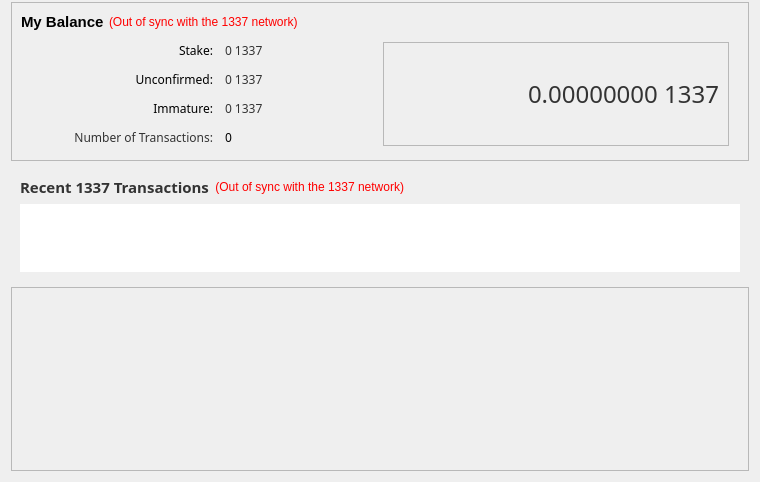
<?xml version="1.0" encoding="UTF-8"?>
<ui version="4.0">
 <class>OverviewPage</class>
 <widget class="QWidget" name="OverviewPage">
  <property name="geometry">
   <rect>
    <x>0</x>
    <y>0</y>
    <width>760</width>
    <height>397</height>
   </rect>
  </property>
  <property name="windowTitle">
   <string>Form</string>
  </property>
  <layout class="QVBoxLayout" name="verticalLayout_5" stretch="0,1,0">
   <property name="topMargin">
    <number>2</number>
   </property>
   <item>
    <widget class="QFrame" name="frameTop">
     <property name="frameShape">
      <enum>QFrame::StyledPanel</enum>
     </property>
     <property name="frameShadow">
      <enum>QFrame::Raised</enum>
     </property>
     <layout class="QVBoxLayout" name="verticalLayout_4">
      <property name="spacing">
       <number>5</number>
      </property>
      <item>
       <layout class="QHBoxLayout" name="horizontalLayout_4">
        <item>
         <widget class="QLabel" name="label_5">
          <property name="font">
           <font>
            <pointsize>11</pointsize>
            <weight>75</weight>
            <bold>true</bold>
           </font>
          </property>
          <property name="text">
           <string>My Balance</string>
          </property>
         </widget>
        </item>
        <item>
         <widget class="QLabel" name="labelWalletStatus">
          <property name="toolTip">
           <string>The displayed information may be out of date. Your wallet automatically synchronizes with the 1337 network after a connection is established, but this process has not completed yet.</string>
          </property>
          <property name="styleSheet">
           <string notr="true">QLabel { color: red; }</string>
          </property>
          <property name="text">
           <string notr="true">(Out of sync with the 1337 network)</string>
          </property>
          <property name="alignment">
           <set>Qt::AlignLeading|Qt::AlignLeft|Qt::AlignVCenter</set>
          </property>
         </widget>
        </item>
        <item>
         <spacer name="horizontalSpacer_2">
          <property name="orientation">
           <enum>Qt::Horizontal</enum>
          </property>
          <property name="sizeHint" stdset="0">
           <size>
            <width>40</width>
            <height>20</height>
           </size>
          </property>
         </spacer>
        </item>
       </layout>
      </item>
      <item>
       <layout class="QHBoxLayout" name="horizontalLayout">
        <property name="leftMargin">
         <number>10</number>
        </property>
        <property name="topMargin">
         <number>5</number>
        </property>
        <property name="rightMargin">
         <number>10</number>
        </property>
        <property name="bottomMargin">
         <number>5</number>
        </property>
        <item>
         <layout class="QFormLayout" name="formLayout_2">
          <property name="fieldGrowthPolicy">
           <enum>QFormLayout::AllNonFixedFieldsGrow</enum>
          </property>
          <property name="horizontalSpacing">
           <number>12</number>
          </property>
          <property name="verticalSpacing">
           <number>12</number>
          </property>
          <item row="0" column="0">
           <widget class="QLabel" name="label_6">
            <property name="sizePolicy">
             <sizepolicy hsizetype="MinimumExpanding" vsizetype="Preferred">
              <horstretch>0</horstretch>
              <verstretch>0</verstretch>
             </sizepolicy>
            </property>
            <property name="minimumSize">
             <size>
              <width>182</width>
              <height>0</height>
             </size>
            </property>
            <property name="baseSize">
             <size>
              <width>80</width>
              <height>0</height>
             </size>
            </property>
            <property name="font">
             <font>
              <family>Sans</family>
             </font>
            </property>
            <property name="text">
             <string>Stake:</string>
            </property>
            <property name="alignment">
             <set>Qt::AlignRight|Qt::AlignTrailing|Qt::AlignVCenter</set>
            </property>
           </widget>
          </item>
          <item row="0" column="1">
           <widget class="QLabel" name="labelStake">
            <property name="font">
             <font>
              <family>Sans</family>
             </font>
            </property>
            <property name="cursor">
             <cursorShape>IBeamCursor</cursorShape>
            </property>
            <property name="toolTip">
             <string>Total of coins that was staked, and do not yet count towards the current balance</string>
            </property>
            <property name="text">
             <string notr="true">&lt;html&gt;&lt;head/&gt;&lt;body&gt;&lt;p&gt;&lt;span style=&quot; color:#333333;&quot;&gt;0 1337&lt;/span&gt;&lt;/p&gt;&lt;/body&gt;&lt;/html&gt;</string>
            </property>
            <property name="textInteractionFlags">
             <set>Qt::LinksAccessibleByMouse|Qt::TextSelectableByKeyboard|Qt::TextSelectableByMouse</set>
            </property>
           </widget>
          </item>
          <item row="1" column="0">
           <widget class="QLabel" name="label_3">
            <property name="sizePolicy">
             <sizepolicy hsizetype="MinimumExpanding" vsizetype="Preferred">
              <horstretch>0</horstretch>
              <verstretch>0</verstretch>
             </sizepolicy>
            </property>
            <property name="minimumSize">
             <size>
              <width>182</width>
              <height>0</height>
             </size>
            </property>
            <property name="baseSize">
             <size>
              <width>80</width>
              <height>0</height>
             </size>
            </property>
            <property name="font">
             <font>
              <family>Sans</family>
             </font>
            </property>
            <property name="text">
             <string>Unconfirmed:</string>
            </property>
            <property name="alignment">
             <set>Qt::AlignRight|Qt::AlignTrailing|Qt::AlignVCenter</set>
            </property>
           </widget>
          </item>
          <item row="1" column="1">
           <widget class="QLabel" name="labelUnconfirmed">
            <property name="font">
             <font>
              <family>Sans</family>
             </font>
            </property>
            <property name="cursor">
             <cursorShape>IBeamCursor</cursorShape>
            </property>
            <property name="toolTip">
             <string>Total of transactions that have yet to be confirmed, and do not yet count towards the current balance</string>
            </property>
            <property name="text">
             <string notr="true">&lt;html&gt;&lt;head/&gt;&lt;body&gt;&lt;p&gt;&lt;span style=&quot; color:#333333;&quot;&gt;0 1337&lt;/span&gt;&lt;/p&gt;&lt;/body&gt;&lt;/html&gt;</string>
            </property>
            <property name="textInteractionFlags">
             <set>Qt::LinksAccessibleByMouse|Qt::TextSelectableByKeyboard|Qt::TextSelectableByMouse</set>
            </property>
           </widget>
          </item>
          <item row="2" column="0">
           <widget class="QLabel" name="labelImmatureText">
            <property name="sizePolicy">
             <sizepolicy hsizetype="MinimumExpanding" vsizetype="Preferred">
              <horstretch>0</horstretch>
              <verstretch>0</verstretch>
             </sizepolicy>
            </property>
            <property name="minimumSize">
             <size>
              <width>182</width>
              <height>0</height>
             </size>
            </property>
            <property name="baseSize">
             <size>
              <width>80</width>
              <height>0</height>
             </size>
            </property>
            <property name="font">
             <font>
              <family>Sans</family>
             </font>
            </property>
            <property name="layoutDirection">
             <enum>Qt::RightToLeft</enum>
            </property>
            <property name="text">
             <string>Immature:</string>
            </property>
            <property name="alignment">
             <set>Qt::AlignRight|Qt::AlignTrailing|Qt::AlignVCenter</set>
            </property>
           </widget>
          </item>
          <item row="2" column="1">
           <widget class="QLabel" name="labelImmature">
            <property name="font">
             <font>
              <family>Sans</family>
             </font>
            </property>
            <property name="toolTip">
             <string>Mined balance that has not yet matured</string>
            </property>
            <property name="text">
             <string notr="true">&lt;html&gt;&lt;head/&gt;&lt;body&gt;&lt;p&gt;&lt;span style=&quot; color:#333333;&quot;&gt;0 1337&lt;/span&gt;&lt;/p&gt;&lt;/body&gt;&lt;/html&gt;</string>
            </property>
            <property name="textInteractionFlags">
             <set>Qt::LinksAccessibleByMouse|Qt::TextSelectableByKeyboard|Qt::TextSelectableByMouse</set>
            </property>
           </widget>
          </item>
          <item row="3" column="0">
           <widget class="QLabel" name="label_2">
            <property name="minimumSize">
             <size>
              <width>182</width>
              <height>0</height>
             </size>
            </property>
            <property name="font">
             <font>
              <family>Sans</family>
             </font>
            </property>
            <property name="text">
             <string>&lt;html&gt;&lt;head/&gt;&lt;body&gt;&lt;p&gt;&lt;span style=&quot; color:#333333;&quot;&gt;Number of Transactions:&lt;/span&gt;&lt;/p&gt;&lt;/body&gt;&lt;/html&gt;</string>
            </property>
			<property name="alignment">
             <set>Qt::AlignRight|Qt::AlignTrailing|Qt::AlignVCenter</set>
            </property>
           </widget>
          </item>
          <item row="3" column="1">
           <widget class="QLabel" name="labelNumTransactions">
            <property name="font">
             <font>
              <family>Sans</family>
             </font>
            </property>
            <property name="toolTip">
             <string>Total number of transactions in wallet</string>
            </property>
            <property name="text">
             <string notr="true">0</string>
            </property>
           </widget>
          </item>
         </layout>
        </item>
        <item>
         <widget class="QFrame" name="frame_3">
          <property name="frameShape">
           <enum>QFrame::StyledPanel</enum>
          </property>
          <property name="frameShadow">
           <enum>QFrame::Plain</enum>
          </property>
          <property name="lineWidth">
           <number>1</number>
          </property>
          <layout class="QVBoxLayout" name="verticalLayout_6">
           <item>
            <widget class="QLabel" name="labelBalance">
             <property name="sizePolicy">
              <sizepolicy hsizetype="Expanding" vsizetype="Preferred">
               <horstretch>0</horstretch>
               <verstretch>0</verstretch>
              </sizepolicy>
             </property>
             <property name="minimumSize">
              <size>
               <width>200</width>
               <height>30</height>
              </size>
             </property>
             <property name="font">
              <font>
               <family>Sans</family>
               <pointsize>18</pointsize>
               <weight>50</weight>
               <bold>false</bold>
              </font>
             </property>
             <property name="cursor">
              <cursorShape>IBeamCursor</cursorShape>
             </property>
             <property name="toolTip">
              <string>Your current balance</string>
             </property>
             <property name="text">
              <string notr="true">&lt;html&gt;&lt;head/&gt;&lt;body&gt;&lt;p&gt;&lt;span style=&quot; color:#333333;&quot;&gt;0.00000000 1337&lt;/span&gt;&lt;/p&gt;&lt;/body&gt;&lt;/html&gt;</string>
             </property>
             <property name="alignment">
              <set>Qt::AlignRight|Qt::AlignTrailing|Qt::AlignVCenter</set>
             </property>
             <property name="textInteractionFlags">
              <set>Qt::LinksAccessibleByMouse|Qt::TextSelectableByKeyboard|Qt::TextSelectableByMouse</set>
             </property>
            </widget>
           </item>
          </layout>
         </widget>
        </item>
       </layout>
      </item>
     </layout>
    </widget>
   </item>
   <item>
    <layout class="QVBoxLayout" name="verticalLayout_3">
     <item>
      <widget class="QFrame" name="frame_2">
       <property name="frameShape">
        <enum>QFrame::NoFrame</enum>
       </property>
       <property name="frameShadow">
        <enum>QFrame::Raised</enum>
       </property>
       <layout class="QVBoxLayout" name="verticalLayout">
        <item>
         <layout class="QHBoxLayout" name="horizontalLayout_2">
          <item>
           <widget class="QLabel" name="label_4">
            <property name="font">
             <font>
              <family>Sans</family>
              <pointsize>11</pointsize>
			  <weight>75</weight>
			  <bold>true</bold>
             </font>
            </property>
            <property name="text">
             <string>&lt;html&gt;&lt;head/&gt;&lt;body&gt;&lt;p&gt;&lt;span style=&quot; font-size:11pt; color:#333333;&quot;&gt;Recent 1337 Transactions&lt;/span&gt;&lt;/p&gt;&lt;/body&gt;&lt;/html&gt;</string>
            </property>
           </widget>
          </item>
          <item>
           <widget class="QLabel" name="labelTransactionsStatus">
            <property name="toolTip">
             <string>The displayed information may be out of date. Your wallet automatically synchronizes with the 1337 network after a connection is established, but this process has not completed yet.</string>
            </property>
            <property name="styleSheet">
             <string notr="true">QLabel { color: red; }</string>
            </property>
            <property name="text">
             <string notr="true">(Out of sync with the 1337 network)</string>
            </property>
            <property name="alignment">
             <set>Qt::AlignRight|Qt::AlignTrailing|Qt::AlignVCenter</set>
            </property>
           </widget>
          </item>
          <item>
           <spacer name="horizontalSpacer">
            <property name="orientation">
             <enum>Qt::Horizontal</enum>
            </property>
            <property name="sizeHint" stdset="0">
             <size>
              <width>40</width>
              <height>20</height>
             </size>
            </property>
           </spacer>
          </item>
         </layout>
        </item>
        <item>
         <widget class="QListView" name="listTransactions">
          <property name="styleSheet">
           <string notr="true"/>
          </property>
          <property name="frameShape">
           <enum>QFrame::NoFrame</enum>
          </property>
          <property name="verticalScrollBarPolicy">
           <enum>Qt::ScrollBarAlwaysOff</enum>
          </property>
          <property name="horizontalScrollBarPolicy">
           <enum>Qt::ScrollBarAlwaysOff</enum>
          </property>
          <property name="selectionMode">
           <enum>QAbstractItemView::NoSelection</enum>
          </property>
         </widget>
        </item>
       </layout>
      </widget>
     </item>
     <item>
      <spacer name="verticalSpacer_2">
       <property name="orientation">
        <enum>Qt::Vertical</enum>
       </property>
       <property name="sizeHint" stdset="0">
        <size>
         <width>20</width>
         <height>40</height>
        </size>
       </property>
      </spacer>
     </item>
    </layout>
   </item>

   <item>
        <widget class="QFrame" name="diffplotframe">
         <property name="frameShape">
          <enum>QFrame::StyledPanel</enum>
         </property>
         <property name="frameShadow">
          <enum>QFrame::Raised</enum>
         </property>
         <layout class="QVBoxLayout" name="verticalLayout_3_1">
          <property name="leftMargin">
           <number>1</number>
          </property>
          <property name="topMargin">
           <number>1</number>
          </property>
          <property name="rightMargin">
           <number>1</number>
          </property>
          <property name="bottomMargin">
           <number>1</number>
          </property>
          <item>
           <layout class="QHBoxLayout" name="horizontalLayout_3">
            <item>
             <widget class="QCustomPlot" name="diffplot" native="true">
              
			  <property name="sizePolicy">
             <sizepolicy hsizetype="MinimumExpanding" vsizetype="Preferred">
              <horstretch>0</horstretch>
              <verstretch>0</verstretch>
             </sizepolicy>
            </property>
			  
			  <property name="minimumSize">
               <size>
                <width>0</width>
                <height>180</height>
               </size>
              </property>
             </widget>
            </item>
           </layout>
          </item>
         </layout>
        </widget>
       </item>
  </layout>
 </widget>
 
 <customwidgets>
  <customwidget>
   <class>QCustomPlot</class>
   <extends>QWidget</extends>
   <header>qt/qcustomplot.h</header>
   <container>1</container>
  </customwidget>
 </customwidgets>
 
 <resources/>
 <connections/>
</ui>
